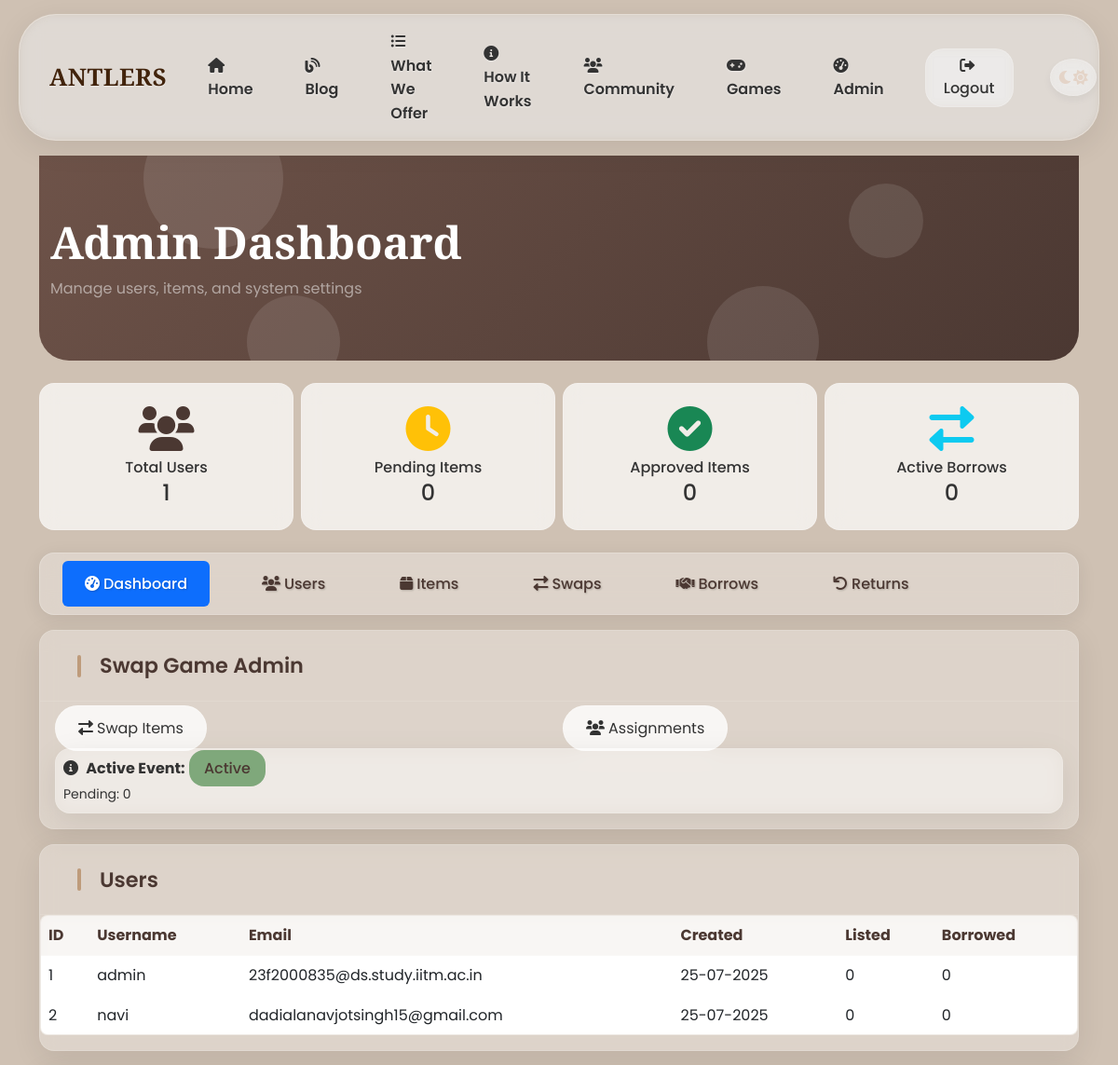
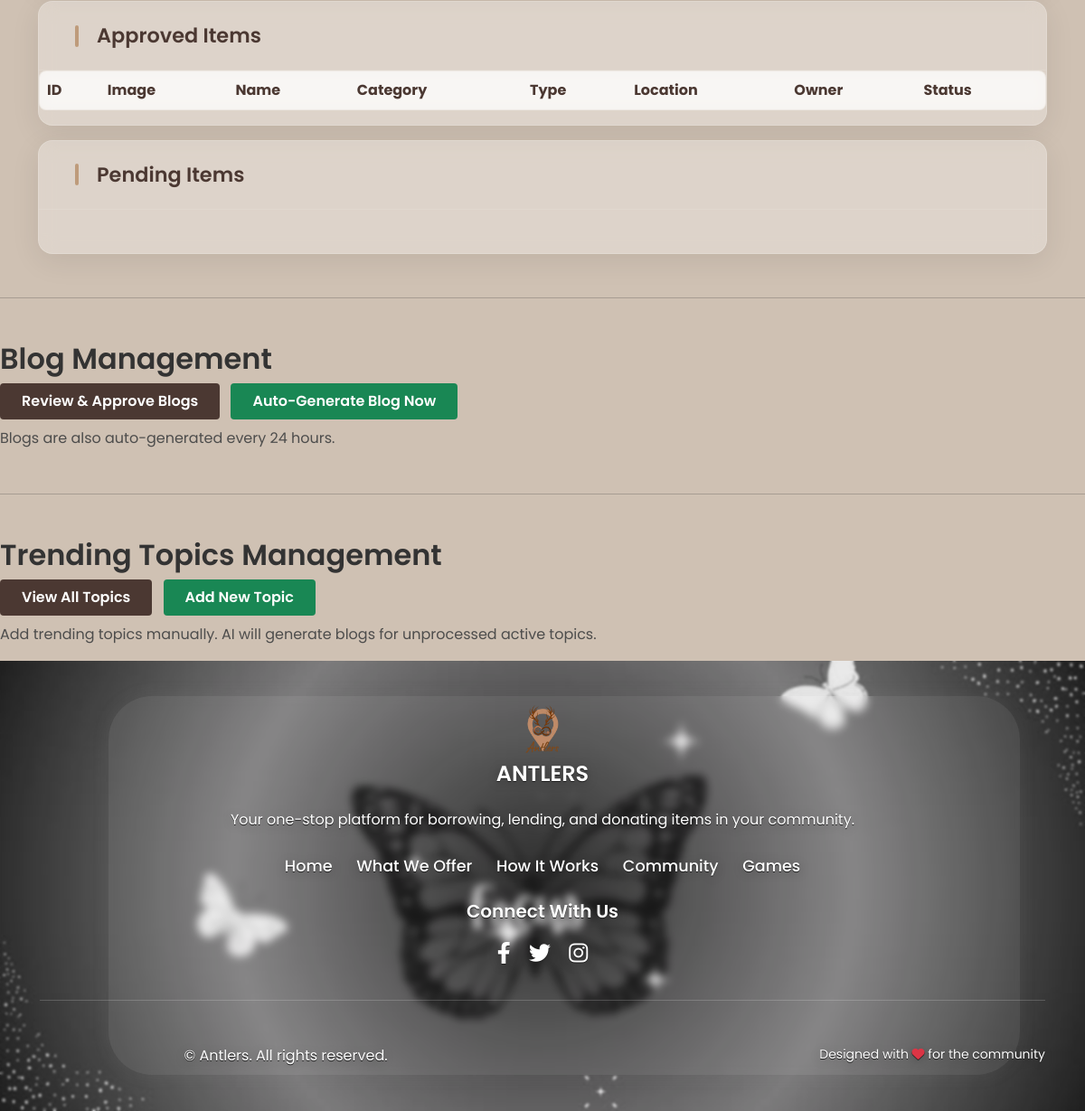
The page /admin (signed in) on the database its author committed (2 pictures, top to bottom).
### app.py (models this page shows)
class User(db.Model, UserMixin):
    id = db.Column(db.Integer, primary_key=True)
    username = db.Column(db.String(150), unique=True)
    password = db.Column(db.String(150))
    email = db.Column(db.String(150), unique=True)
    contact_number = db.Column(db.String(20))
    role = db.Column(db.String(50), default='user')
    created_at = db.Column(db.DateTime, default=func.now())
    overall_verified = db.Column(db.Boolean, default=False)
    approved_items = db.relationship('Accessory',
                                   foreign_keys='Accessory.user_id',
                                   backref=db.backref('owner', lazy=True))
    items_borrowed = db.relationship('BorrowedAccessory',
                                   foreign_keys='BorrowedAccessory.borrower_id',
                                   backref=db.backref('borrower_user', lazy=True),
                                   overlaps="items_borrowed_as_borrower,borrower")
    items_lent = db.relationship('BorrowedAccessory',
                                foreign_keys='BorrowedAccessory.lender_id',
                                backref=db.backref('lender_user', lazy=True),
                                overlaps="items_lent_as_lender,lender")

### app.py (the view)
@app.route('/admin')
@login_required
def admin_dashboard():
    if current_user.role != 'admin':
        flash('You do not have permission to access the admin dashboard.', 'danger')
        return redirect(url_for('home'))
    pending_items = PendingAccessory.query.all()
    rejected_items = RejectedAccessory.query.all()
    approved_items = Accessory.query.all()
    pending_swap_items = SwapItem.query.filter_by(status='pending').count()
    active_swap_events = SwapEvent.query.filter(
        SwapEvent.status.in_(['pending', 'active'])
    ).count()
    users = User.query.all()
    active_borrows = BorrowedAccessory.query.filter(
        BorrowedAccessory.status.in_(['approved', 'delivered'])
    ).count()
    stats = {
        'total_users': User.query.count(),
        'pending_items': len(pending_items),
        'approved_items': len(approved_items),
        'active_borrows': active_borrows
    }
    return render_template('admin_dashboard.html',
                         pending_items=pending_items,
                         rejected_items=rejected_items,
                         approved_items=approved_items,
                         pending_swap_items=pending_swap_items,
                         active_swap_events=active_swap_events,
                         users=users,
                         stats=stats)

### app.py (called while the page is built)
@login_manager.user_loader
def load_user(user_id):
    return User.query.get(int(user_id))

### templates/admin_dashboard.html (shortened to what this page needs)
{% extends "base.html" %}
{% block content %}
<div class="container">
    <div class="profile-header mb-4">
        <div class="animated-bg">
            <div class="animated-circle circle-1"></div>
            <div class="animated-circle circle-2"></div>
            <div class="animated-circle circle-3"></div>
            <div class="animated-circle circle-4"></div>
        </div>
        <div class="container profile-header-content">
            <div class="d-flex justify-content-between align-items-center">
                <div>
                    <h1 class="display-5 text-white fw-bold mb-2">Admin Dashboard</h1>
                    <p class="text-white-50 mb-0">Manage users, items, and system settings</p>
                </div>
            </div>
        </div>
    </div>
    <div class="row g-2 mb-4">
        <div class="col-6 col-md-3">
            <div class="stats-card text-center">
                <i class="fas fa-users fa-3x mb-2 text-primary"></i>
                <h3 class="h6 mb-1">Total Users</h3>
                <p class="h4 mb-0">{{ stats.total_users -1 }}</p>
            </div>
        </div>
        <div class="col-6 col-md-3">
            <div class="stats-card text-center">
                <i class="fas fa-clock fa-3x mb-2 text-warning"></i>
                <h3 class="h6 mb-1">Pending Items</h3>
                <p class="h4 mb-0">{{ stats.pending_items }}</p>
            </div>
        </div>
        <div class="col-6 col-md-3">
            <div class="stats-card text-center">
                <i class="fas fa-check-circle fa-3x mb-2 text-success"></i>
                <h3 class="h6 mb-1">Approved Items</h3>
                <p class="h4 mb-0">{{ stats.approved_items }}</p>
            </div>
        </div>
        <div class="col-6 col-md-3">
            <div class="stats-card text-center">
                <i class="fas fa-exchange-alt fa-3x mb-2 text-info"></i>
                <h3 class="h6 mb-1">Active Borrows</h3>
                <p class="h4 mb-0">{{ stats.active_borrows }}</p>
            </div>
        </div>
    </div>
    <div class="glass-navbar mb-3">
        <ul class="nav nav-pills flex-nowrap overflow-auto">
            <li class="nav-item">
                <a class="nav-link active" href="#dashboard">
                    <i class="fas fa-tachometer-alt me-1"></i>Dashboard
                </a>
            </li>
            <li class="nav-item">
                <a class="nav-link" href="#users">
                    <i class="fas fa-users me-1"></i>Users
                </a>
            </li>
            <li class="nav-item">
                <a class="nav-link" href="#items">
                    <i class="fas fa-box me-1"></i>Items
                </a>
            </li>
            <li class="nav-item">
                <a class="nav-link" href="#swaps">
                    <i class="fas fa-exchange-alt me-1"></i>Swaps
                </a>
            </li>
            <li class="nav-item">
                <a class="nav-link" href="#borrows">
                    <i class="fas fa-handshake me-1"></i>Borrows
                </a>
            </li>
            <li class="nav-item">
                <a class="nav-link" href="#returns">
                    <i class="fas fa-undo me-1"></i>Returns
                </a>
            </li>
        </ul>
    </div>
    <div class="row g-2 mb-3">
        <div class="col-12">
            <div class="glass-card">
                <div class="card-header">
                    <h4 class="card-title mb-0">Swap Game Admin</h4>
                </div>
                <div class="card-body p-3">
                    <div class="row g-2">
                        <div class="col-6">
                            <a href="{{ url_for('admin_swap_items') }}" class="glass-btn w-100">
                                <i class="fas fa-exchange-alt me-1"></i>Swap Items
                            </a>
                        </div>
                        <div class="col-6">
                            <a href="{{ url_for('admin_swap_assignments') }}" class="glass-btn w-100">
                                <i class="fas fa-users me-1"></i>Assignments
                            </a>
                        </div>
                    </div>
                    <div class="row mt-2">
                        <div class="col-12">
                            <div class="glass-card p-2">
                                <i class="fas fa-info-circle me-1"></i>
                                <strong>Active Event:</strong>
                                {% if active_swap_events > 0 %}
                                    <span class="glass-badge bg-success">Active</span>
                                {% else %}
                                    <span class="glass-badge bg-warning">None</span>
                                {% endif %}
                                <small class="d-block mt-1">Pending: {{ pending_swap_items }}</small>
                            </div>
                        </div>
                    </div>
                </div>
            </div>
        </div>
    </div>
    <div class="row g-2 mb-3" id="users">
        <div class="col-12">
            <div class="glass-card">
                <div class="card-header">
                    <h4 class="card-title mb-0">Users</h4>
                </div>
                <div class="card-body p-0">
                    <div class="table-responsive">
                        <table class="glass-table table">
                            <thead>
                                <tr>
                                    <th>ID</th>
                                    <th>Username</th>
                                    <th>Email</th>
                                    <th>Created</th>
                                    <th>Listed</th>
                                    <th>Borrowed</th>
                                </tr>
                            </thead>
                            <tbody>
                                {% for user in users %}
                                <tr>
                                    <td>{{ user.id }}</td>
                                    <td>{{ user.username }}</td>
                                    <td>{{ user.email }}</td>
                                    <td>{{ user.created_at.strftime('%d-%m-%Y') }}</td>
                                    <td>{{ user.approved_items|length }}</td>
                                    <td>{{ user.borrowed_items|length }}</td>
                                </tr>
                                {% endfor %}
                            </tbody>
                        </table>
                    </div>
                </div>
            </div>
        </div>
    </div>
    <div class="row g-2 mb-3" id="items">
        <div class="col-12">
            <div class="glass-card">
                <div class="card-header">
                    <h4 class="card-title mb-0">Approved Items</h4>
                </div>
                <div class="card-body p-0">
                    <div class="table-responsive">
                        <table class="glass-table table">
                            <thead>
                                <tr>
                                    <th>ID</th>
                                    <th>Image</th>
                                    <th>Name</th>
                                    <th>Category</th>
                                    <th>Type</th>
                                    <th>Location</th>
                                    <th>Owner</th>
                                    <th>Status</th>
                                </tr>
                            </thead>
                        </table>
                    </div>
                </div>
            </div>
        </div>
    </div>
    <div class="row g-2 mb-3" id="pending">
        <div class="col-12">
            <div class="glass-card">
                <div class="card-header">
                    <h4 class="card-title mb-0">Pending Items</h4>
                </div>
                <div class="card-body">
                </div>
            </div>
        </div>
    </div>
</div>
<hr class="my-5">
<h2>Blog Management</h2>
<div class="mb-3">
    <a href="{{ url_for('admin_blogs') }}" class="btn btn-primary me-2">Review & Approve Blogs</a>
    <form action="{{ url_for('admin_generate_blog') }}" method="post" style="display:inline;">
        <button type="submit" class="btn btn-success">Auto-Generate Blog Now</button>
    </form>
    <p class="text-muted mt-2">Blogs are also auto-generated every 24 hours.</p>
</div>
<hr class="my-5">
<h2>Trending Topics Management</h2>
<div class="mb-3">
    <a href="{{ url_for('trending_topics_list') }}" class="btn btn-primary me-2">View All Topics</a>
    <a href="{{ url_for('add_trending_topic') }}" class="btn btn-success me-2">Add New Topic</a>
    <p class="text-muted mt-2">Add trending topics manually. AI will generate blogs for unprocessed active topics.</p>
</div>
{% endblock %}

### static/css/theme.css (style rules this page uses)
:root { --light-background: #CFC1B3; --light-surface: #E8E1D9; --light-primary: #A18167; --light-secondary: #7C6E63; --light-accent: #D7956B; --light-text: #2D2A28; --light-text-secondary: #5F574F; --light-border: #D1C5B7; --light-card: rgba(255, 255, 255, 0.7); --light-success: #7FA87B; --light-info: #7E9DC0; --light-warning: #D9AD6A; --light-danger: #C27F75; --dark-background: #121212; --dark-surface: #1E1E1E; --dark-primary: #E0E0E0; --dark-secondary: #BBBBBB; --dark-accent: #4D8AE0; --dark-text: #FFFFFF; --dark-text-secondary: #BBBBBB; --dark-border: #444444; --dark-card: #1A1A1A; --dark-card-secondary: #252525; --dark-success: #66BB6A; --dark-info: #4D8AE0; --dark-warning: #FFA726; --dark-danger: #E57373; --dark-muted: #9E9E9E; --dark-light: #E0E0E0; --dark-subtle: #2A2A2A; --dark-hover: #2E2E2E; --primary-color: var(--light-primary); --primary-color-light: var(--light-accent); --primary-color-dark: #7D614E; --secondary-color: var(--light-secondary); --accent-color: var(--light-accent); --accent-color-light: #E5B695; --text-color: var(--light-text); --text-color-light: var(--light-text-secondary); --text-light: #FFFFFF; --background-light: var(--light-background); --background-neutral: var(--light-surface); --success-color: var(--light-success); --info-color: var(--light-info); --warning-color: var(--light-warning); --danger-color: var(--light-danger); --rgb-primary: 161, 129, 103; --rgb-accent: 215, 149, 107; --rgb-background: 207, 193, 179; --rgb-text: 45, 42, 40; --rgb-dark-primary: 224, 224, 224; --rgb-dark-accent: 77, 138, 224; --rgb-dark-background: 18, 18, 18; }
body { color: var(--text-color); background-color: var(--background-light); font-family: 'Poppins', sans-serif; transition: background-color 0.3s ease, color 0.3s ease; }
body:not(.dark-theme) .glass-card { background: rgba(255, 255, 255, 0.3); backdrop-filter: blur(10px); -webkit-backdrop-filter: blur(10px); border: 1px solid rgba(255, 255, 255, 0.15); box-shadow: 0 8px 32px rgba(0, 0, 0, 0.08); border-radius: 16px; transition: all 0.3s ease; }
body:not(.dark-theme) .glass-navbar { background: rgba(255, 255, 255, 0.3) !important; backdrop-filter: blur(12px) !important; -webkit-backdrop-filter: blur(12px) !important; border-bottom: 1px solid rgba(255, 255, 255, 0.2); box-shadow: 0 4px 20px rgba(0, 0, 0, 0.08); }
body:not(.dark-theme) .glass-table { background: rgba(255, 255, 255, 0.4); backdrop-filter: blur(8px); -webkit-backdrop-filter: blur(8px); border-radius: 8px; overflow: hidden; border: 1px solid rgba(255, 255, 255, 0.25); }
body:not(.dark-theme) .glass-table th { background: rgba(255, 255, 255, 0.5); border-bottom: 1px solid rgba(255, 255, 255, 0.3); }
body:not(.dark-theme) .glass-table td { border-color: rgba(255, 255, 255, 0.2); }
.btn-primary { background-color: var(--primary-color); border-color: var(--primary-color); color: var(--text-light); transition: all 0.3s ease; }
.bg-success, .badge-success { background-color: var(--success-color) !important; }
.text-primary { color: var(--primary-color) !important; }
a { color: var(--primary-color); transition: color 0.3s ease; }
table { background-color: var(--light-card); color: var(--text-color); border-color: rgba(var(--rgb-primary), 0.1); }
th { background-color: rgba(var(--rgb-primary), 0.1); }

### templates/base.html (style rules this page uses)
body { transition: background-color 0.3s ease, color 0.3s ease; }
.card, .benefit-card, .service-card, .navbar, .footer, .btn, .theme-toggle, .coffee-divider, .step-number, .icon-box { transition: all 0.3s ease; }

### rows shown on the page
User: id "1", username "admin", email "23f2000835@ds.study.iitm.ac.in", created_at "25-07-2025", approved_items|length "0", borrowed_items|length "0"
User: id "2", username "navi", email "dadialanavjotsingh15@gmail.com", created_at "25-07-2025", approved_items|length "0", borrowed_items|length "0"

### other values the page prints
{{ stats.total_users -1 }} "1"
{{ stats.pending_items }} "0"
{{ stats.approved_items }} "0"
{{ stats.active_borrows }} "0"
{{ pending_swap_items }} "0"
